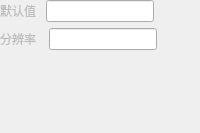
          <widget class="QWidget" name="disNumberpage">
           <layout class="QGridLayout" name="gridLayout_13">
            <property name="leftMargin">
             <number>0</number>
            </property>
            <property name="topMargin">
             <number>0</number>
            </property>
            <property name="rightMargin">
             <number>0</number>
            </property>
            <property name="bottomMargin">
             <number>0</number>
            </property>
            <item row="2" column="0">
             <spacer name="verticalSpacer_7">
              <property name="orientation">
               <enum>Qt::Vertical</enum>
              </property>
              <property name="sizeHint" stdset="0">
               <size>
                <width>20</width>
                <height>83</height>
               </size>
              </property>
             </spacer>
            </item>
            <item row="0" column="0">
             <layout class="QHBoxLayout" name="horizontalLayout_27">
              <property name="spacing">
               <number>0</number>
              </property>
              <item>
               <widget class="QLabel" name="label_39">
                <property name="enabled">
                 <bool>false</bool>
                </property>
                <property name="text">
                 <string>默认值   </string>
                </property>
               </widget>
              </item>
              <item>
               <widget class="QLineEdit" name="disNumberDefault"/>
              </item>
              <item>
               <spacer name="horizontalSpacer_17">
                <property name="orientation">
                 <enum>Qt::Horizontal</enum>
                </property>
                <property name="sizeHint" stdset="0">
                 <size>
                  <width>40</width>
                  <height>20</height>
                 </size>
                </property>
               </spacer>
              </item>
             </layout>
            </item>
            <item row="1" column="0">
             <layout class="QHBoxLayout" name="horizontalLayout_24">
              <item>
               <widget class="QLabel" name="label_">
                <property name="enabled">
                 <bool>false</bool>
                </property>
                <property name="text">
                 <string>分辨率  </string>
                </property>
               </widget>
              </item>
              <item>
               <widget class="QLineEdit" name="disNumberScall"/>
              </item>
              <item>
               <spacer name="horizontalSpacer_13">
                <property name="orientation">
                 <enum>Qt::Horizontal</enum>
                </property>
                <property name="sizeHint" stdset="0">
                 <size>
                  <width>40</width>
                  <height>20</height>
                 </size>
                </property>
               </spacer>
              </item>
             </layout>
            </item>
           </layout>
          </widget>
